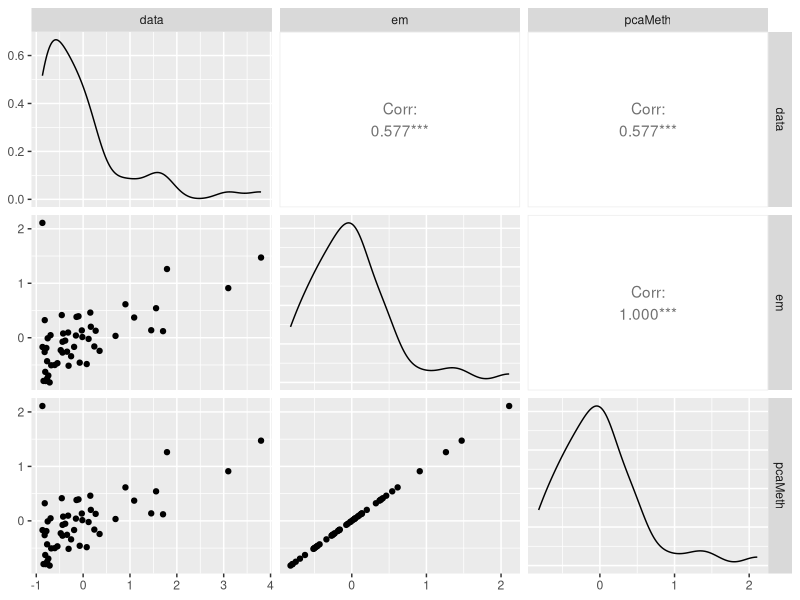
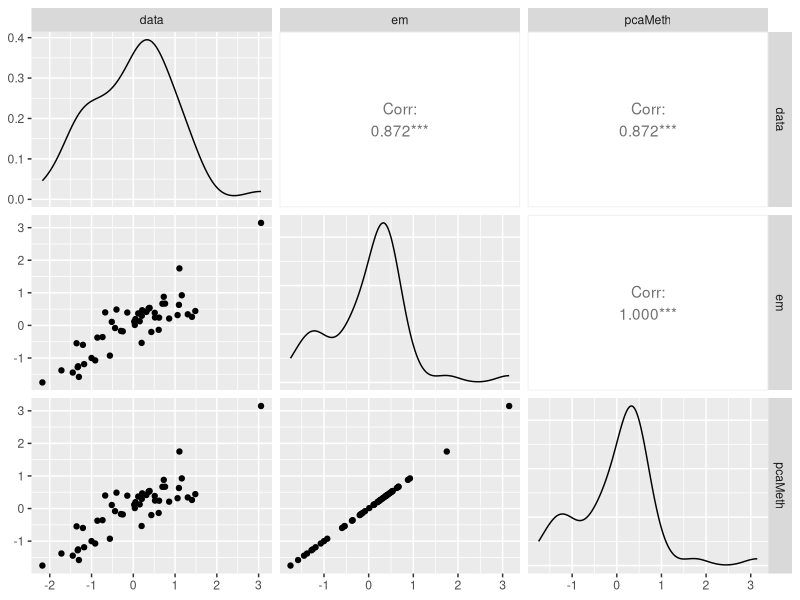
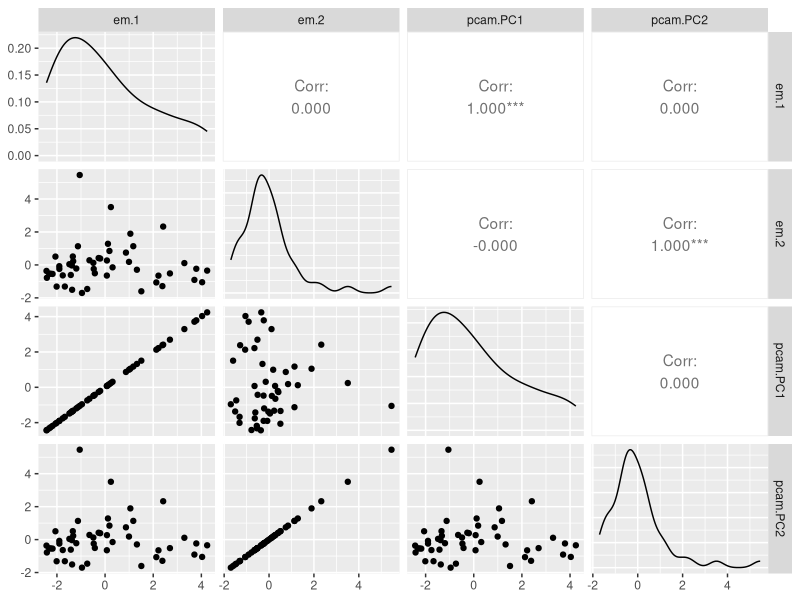
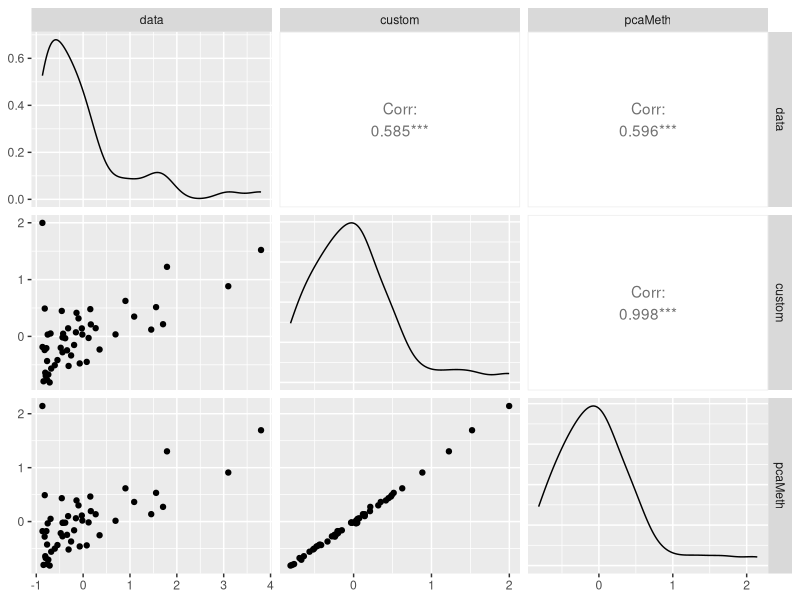
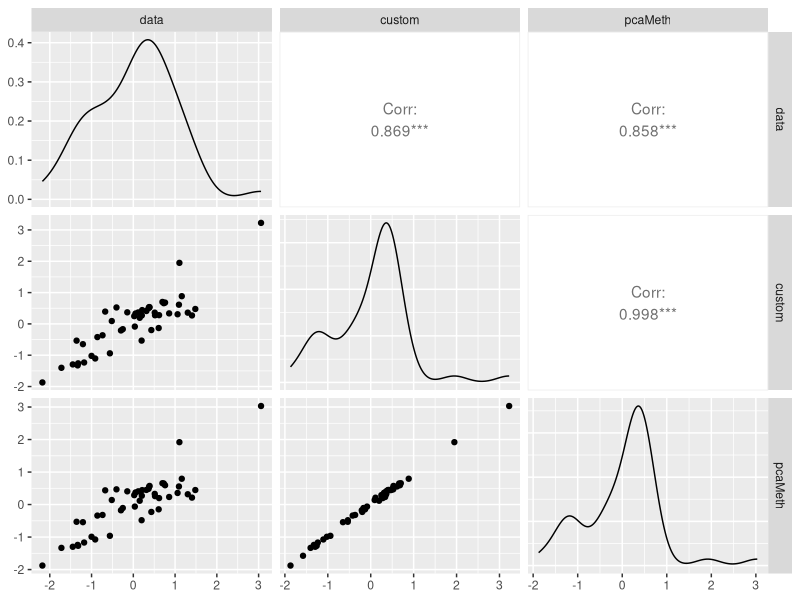
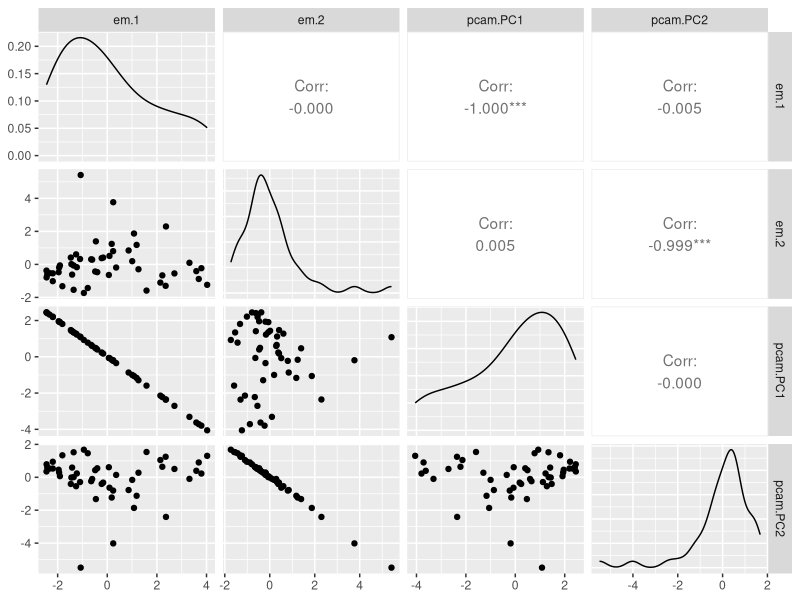

Generate these figures, in order, with R:
## ---- chunk 1
library(tidyverse)

X = scale(state.x77)
## ---- chunk 2
orth <- function(M) {
  svdM = svd(M)
  U    = svdM$u
  s    = svdM$d
  tol  = max(dim(M)) * max(s) * .Machine$double.eps
  r    = sum(s > tol)
  
  U[, 1:r, drop = FALSE]
}


em_ppca <- function(
  X,
  n_comp = 2,
  tol   = .00001,
  maxits  = 100,
  showits = TRUE
) {
  
  # Arguments 
  # X: numeric data
  # n_comp: number of components
  # tol = tolerance level
  # maxits: maximum iterations
  # showits: show iterations
  
  # require(pracma) 

  tr <- function(x) sum(diag(x), na.rm = TRUE)  # matrix trace
  
  # starting points and other initializations
  N = nrow(X)
  D = ncol(X)
  L = n_comp

  S = (1/N) * t(X)%*%X
  
  evals = eigen(S)$values
  evecs = eigen(S)$vectors

  V = evecs[,1:L]
  Lambda = diag(evals[1:L])
  
  # latent variables
  Z = t(replicate(L, rnorm(N))) 
  
  # variance; average variance associated with discarded dimensions
  sigma2 = 1/(D - L) * sum(evals[(L+1):D])
  
  # loadings; this and sigma2 starting points will be near final estimate
  W = V %*% chol(Lambda - sigma2 * diag(L)) %*% diag(L)  

  it = 0
  converged = FALSE
  ll = 0
  
  # Show iterations
  if (showits)                                                    
    cat(paste("Iterations of EM:", "\n"))
  
  while ((!converged) & (it < maxits)) {                           
    # create 'old' values for comparison
    if(exists('W_new')){
      W_old = W_new
    }
    else {
      W_old = W
    }
    
    ll_old = ll
    
    Psi = sigma2*diag(L)
    M   = t(W_old) %*% W_old + Psi
    
    # E and M 
    W_new  = S %*% W_old %*% solve( Psi + solve(M) %*% t(W_old) %*% S %*% W_old )   
    sigma2 = 1/D * tr(S - S %*% W_old %*% solve(M) %*% t(W_new))

    Z  = solve(M) %*% t(W_new) %*% t(X)
    ZZ = sigma2*solve(M) + Z%*%t(Z)
    
    # log likelihood as in paper
    # ll = .5*sigma2*D + .5*tr(ZZ) + .5*sigma2 * X%*%t(X) -
    #      1/sigma2 * t(Z)%*%t(W_new)%*%t(X) + .5*sigma2 * tr(t(W_new)%*%W_new%*%ZZ)
    # ll = -sum(ll)
    
    # more straightforward
    ll = dnorm(X, mean = t(W_new %*% Z), sd = sqrt(sigma2), log = TRUE)
    ll = -sum(ll)

    it = it + 1
    
    # if showits, show first and every 5th iteration
    if (showits & (it == 1 | it%%5 == 0))                          
      cat(paste(format(it), "...", "\n", sep = ""))
    
    converged = max(abs(ll_old-ll)) <= tol
  }
  
  W     = pracma::orth(W_new) # for orthonormal basis of W; pcaMethods package has also
  evs   = eigen(cov(X %*% W))
  evecs = evs$vectors
  
  W = W %*% evecs
  Z = X %*% W
  Xrecon   = Z %*% t(W)
  reconerr = sum((Xrecon - X)^2)
  
  if (showits)                                                     # Show last iteration
    cat(paste0(format(it), "...", "\n"))
  
  list(
    scores   = Z,
    loadings = W,
    Xrecon   = Xrecon,
    reconerr = reconerr,
    ll       = ll,
    sigma2   = sigma2
  )
}
## ---- chunk 3
fit_em = em_ppca(
  X = X,
  n_comp = 2,
  tol   = 1e-12,
  maxit = 100
)

str(fit_em)
## ---- chunk 4
Xrecon      = fit_em$Xrecon
loadings_em = fit_em$loadings
scores_em   = fit_em$scores
## ---- chunk 5
standard_pca =  princomp(scale(state.x77))

scores_standard_pca   = standard_pca$scores[,1:2]
loadings_standard_pca = standard_pca$loadings[,1:2]
Xrecon_standard_pca   = scores_standard_pca%*%t(loadings_standard_pca)
## ---- chunk 6
library(pcaMethods)

fit_pcam  = pca(
  X,
  nPcs = 2,
  threshold = 1e-8,
  method = 'ppca',
  scale  = 'none',
  center = FALSE
)

loadings_pcam = loadings(fit_pcam)
scores_pcam   = scores(fit_pcam)
## ---- chunk 7
round(cbind(loadings_pcam, loadings_em, loadings_standard_pca), 3)

sum((abs(loadings_pcam) - abs(loadings_em)) ^ 2)

cbind(scores_pcam, data.frame(EM = scores_em)) %>% 
  head()
## ---- chunk 8
Xrecon_pcam = scores_pcam %*% t(loadings_pcam)

mean((Xrecon_pcam - X)^2)  
mean(abs(Xrecon_pcam - Xrecon))

mean(abs(Xrecon_pcam - Xrecon))
## ---- chunk 9
GGally::ggpairs(data.frame(
  data = X[, 1],
  em = Xrecon[, 1],
  pcaMeth = Xrecon_pcam[, 1]
))
  

GGally::ggpairs(data.frame(
  data = X[, 2],
  em = Xrecon[, 2],
  pcaMeth = Xrecon_pcam[, 2]
))
## ---- chunk 10
# qplot(Xrecon[, 1], Xrecon_pcam[, 1])

GGally::ggpairs(data.frame(em = scores_em, pcam = scores_pcam))
## ---- chunk 11
# create some missing values
set.seed(123)

X_miss = X
NAindex = sample(length(X), 20)
X_miss[NAindex] = NA
## ---- chunk 12
em_ppca_miss <- function(
  X,
  n_comp  = 2,
  tol     = .00001,
  maxits  = 100,
  showits = TRUE
  ) {
  
  # Arguments 
  # X: numeric data
  # n_comp: number of components
  # tol: tolerance level
  # maxits: maximum iterations
  # showits: show iterations
  # require(pracma) # for orthonormal basis of W; pcaMethods package has also, see basic orth function
  
  tr <- function(x) sum(diag(x), na.rm = TRUE)   # matrix trace
  
  # starting points and other initializations
  X_orig = X
  X = X
  N = nrow(X_orig)
  D = ncol(X_orig)
  L = n_comp
  NAs = is.na(X_orig)

  X[NAs] = 0
  S = (1/N) * t(X)%*%X
  
  evals = eigen(S)$values
  evecs = eigen(S)$vectors

  V = evecs[,1:L]
  Lambda = diag(evals[1:L])
  
  # latent variables
  Z = t(replicate(L, rnorm(N))) 
  
  # variance; average variance associated with discarded dimensions
  sigma2 = 1/(D-L) * sum(evals[(L+1):D])
  
  # loadings
  W = V %*% chol(Lambda-sigma2*diag(L)) %*% diag(L)           

  it = 0
  converged = FALSE
  ll = 0
  
   # Show iterations
  if (showits)
    cat(paste("Iterations of EM:", "\n"))
  
  while ((!converged) & (it < maxits)) {                  
    if(exists('W_new')){
      W_old = W_new
    }
    else {
      W_old = W
    }
    
    ll_old = ll
    
    # deal with missingness via projection
    proj  = t(W_old%*%Z)
    X_new = X_orig
    X_new[NAs] = proj[NAs]
    X = X_new
    
    Psi = sigma2*diag(L)
    M   = t(W_old) %*% W_old + Psi
    
    # E and M
    W_new  = S %*% W_old %*% solve( Psi + solve(M)%*%t(W_old)%*%S%*%W_old )
    sigma2 = 1/D * tr(S - S%*%W_old%*%solve(M)%*%t(W_new))

    Z = solve(M)%*%t(W_new)%*%t(X)
    
  
    # log likelihood as in paper
    # ZZ = sigma2*solve(M) + Z%*%t(Z)
    # ll = .5*sigma2*D + .5*tr(ZZ) + .5*sigma2 * X%*%t(X) -
    #      1/sigma2 * t(Z)%*%t(W_new)%*%t(X) + .5*sigma2 * tr(t(W_new)%*%W_new%*%ZZ)
    # ll = -sum(ll)
    
    # more straightforward
    ll = dnorm(X, mean = t(W_new %*% Z), sd = sqrt(sigma2), log = TRUE)
    ll = -sum(ll)

    it = it + 1
    
    # if showits, show first and every 5th iteration
    if (showits & (it == 1 | it%%5 == 0))                          
      cat(paste(format(it), "...", "\n", sep = ""))
    
    converged = max(abs(ll_old-ll)) <= tol
  }
  
  W     = pracma::orth(W_new)   # for orthonormal basis of W
  evs   = eigen(cov(X %*% W))
  evecs = evs$vectors
  
  W = W %*% evecs
  Z = X %*% W
  
  Xrecon   = Z %*% t(W)
  reconerr = sum((Xrecon-X)^2)
  
  if (showits)                                                     # Show last iteration
    cat(paste0(format(it), "...", "\n"))
  
  list(
    scores   = Z,
    loadings = W,
    Xrecon   = Xrecon,
    reconerr = reconerr,
    ll       = ll,
    sigma2   = sigma2
  )
}
## ---- chunk 13
fit_em_miss = em_ppca_miss(
  X = X_miss,
  n_comp = 2,
  tol   = 1e-8,
  maxit = 100
)

str(fit_em_miss)
## ---- chunk 14
Xrecon      = fit_em_miss$Xrecon
loadings_em = fit_em_miss$loadings
scores_em   = fit_em_miss$scores
## ---- chunk 15
library(pcaMethods)

fit_pcam  = pca(
  X_miss,
  nPcs = 2,
  threshold = 1e-8,
  method = 'ppca',
  scale  = 'none',
  center = FALSE
)

loadings_pcam = loadings(fit_pcam)
scores_pcam   = scores(fit_pcam)
## ---- chunk 16
round(cbind(loadings_pcam, loadings_em, loadings_standard_pca), 3)

sum((abs(loadings_pcam) - abs(loadings_em)) ^ 2)

cbind(scores_pcam, data.frame(EM = scores_em)) %>% 
  head()
## ---- chunk 17
Xrecon_pcam = scores_pcam %*% t(loadings_pcam)

mean((Xrecon_pcam[NAindex]-X[NAindex])^2)  
mean(abs(Xrecon_pcam - Xrecon))
## ---- chunk 18
GGally::ggpairs(data.frame(
  data    = X_miss[, 1],
  custom  = Xrecon[, 1],
  pcaMeth = Xrecon_pcam[, 1]
))

GGally::ggpairs(data.frame(
  data    = X_miss[, 2],
  custom  = Xrecon[, 2],
  pcaMeth = Xrecon_pcam[, 2]
))
## ---- chunk 19
# qplot(Xrecon[, 1], Xrecon_pcam[, 1])

GGally::ggpairs(data.frame(em = scores_em, pcam = scores_pcam))
